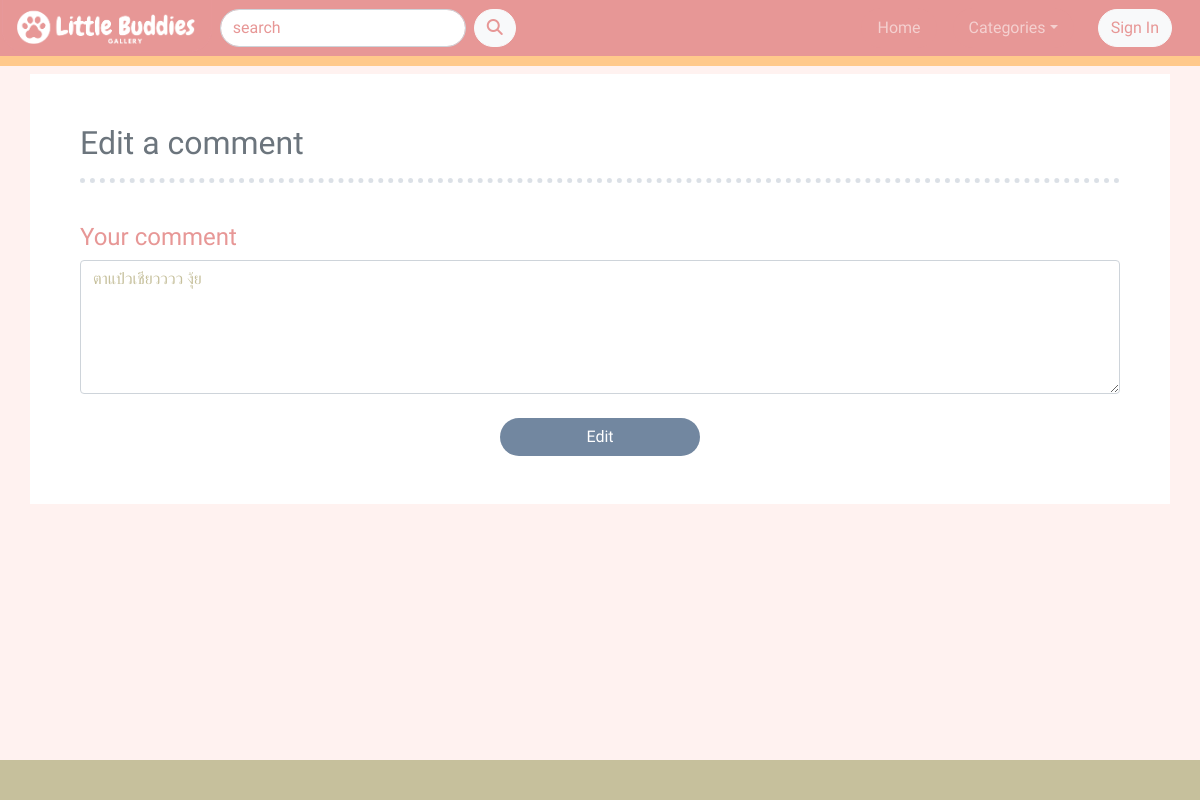
Before: /edit_comment.php?updateid=16 with the older database file.
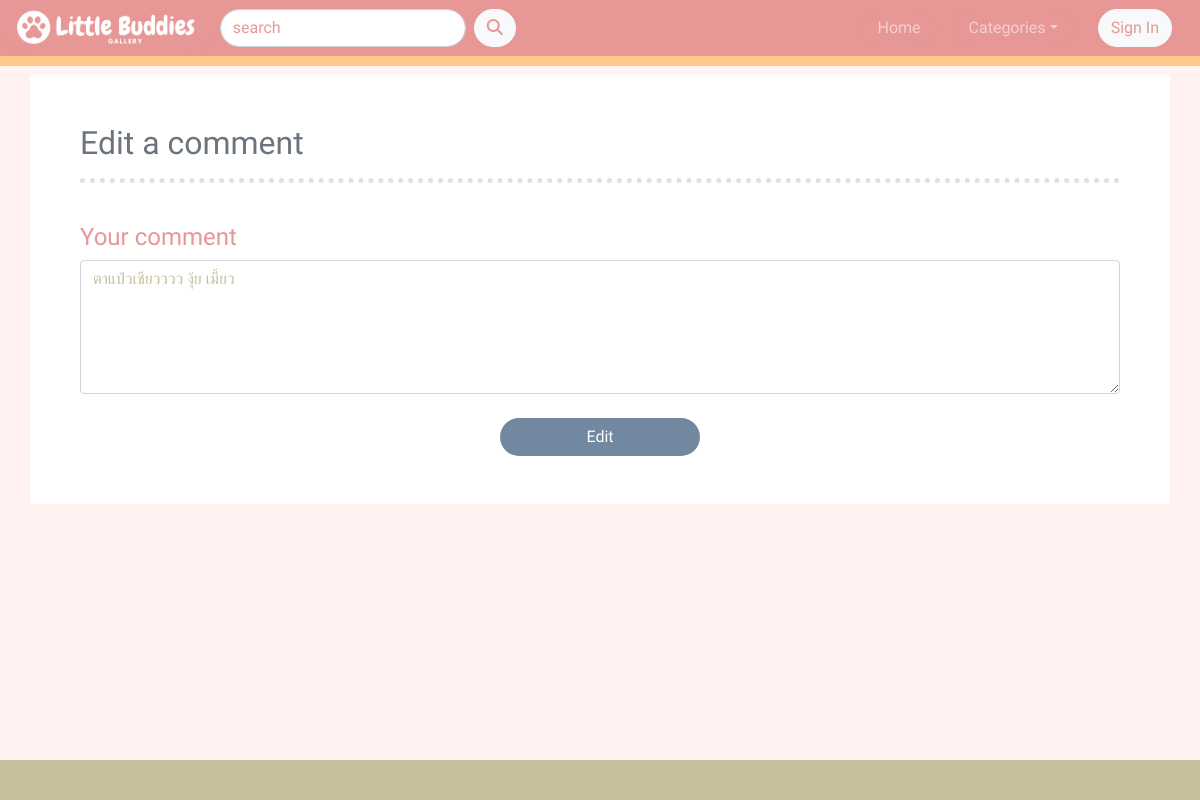
After: the same page with the newer database file.
### tables this page shows
CREATE TABLE `comments` (
  `comment_id` int(11) NOT NULL,
  `user_id` int(11) NOT NULL,
  `pet_id` int(11) NOT NULL,
  `comment` text NOT NULL,
  `date` date NOT NULL
);

### edit_comment.php (the view, shortened to what this page needs)
<?php
    include('server.php');
?>
<!DOCTYPE html>
<html lang="en">
<head>
    <link rel="stylesheet" href="https://cdn.jsdelivr.net/npm/@fortawesome/fontawesome-free@6.1.1/css/all.css">
    <link href="https://cdn.jsdelivr.net/npm/bootstrap@5.1.3/dist/css/bootstrap.min.css" rel="stylesheet">
    <link rel="stylesheet" href="styles.css">
</head>
<body>
    <nav class="navbar navbar-expand-sm navbar-dark navbar-bg-pink fixed-top">
        <div class="container-fluid">
            <a href="index.php" class="navbar-brand " style="margin: -20px 0px -13px -10px;"><img src="images/logo-nav.png" height="55px"></a>
            <div class="collapse navbar-collapse" id="navbarToggle">
                <form class="d-flex" action="search.php" method="GET">
                    <input class="form-control rounded-pill ms-2 me-2" placeholder="search" type="text" name="search">
                    <button class="btn btn-light rounded-pill text-pink" type="submit">
                        <i class="fa-solid fa-magnifying-glass"></i>
                    </button>
                  </form>
                <ul class="navbar-nav ms-auto d-flex align-items-center">
                    <li class="nav-item ">
                        <a href="index.php" class="nav-link rounded-pill ms-2 me-2 px-3">Home</a>
                    </li>
                    <li class="nav-item dropdown">
                        <a class="nav-link btn-pink2 dropdown-toggle rounded-pill ms-2 me-2 px-3" data-bs-toggle="dropdown">Categories</a>
                    </li>
                    <?php if( $_SESSION['logged_in']): ?>
                        <li class="nav-item dropdown">
                            <button class="btn btn-light rounded-pill text-pink ms-2 me-3 dropdown-toggle" data-bs-toggle="dropdown"><?php echo $_SESSION['username'];?></button>
                            <ul class="dropdown-menu dropdown-menu-end">
                                <h6 class="dropdown-header">email: <?php echo $_SESSION['email'];?><br>username: <?php echo $_SESSION['username'];?></h6>
                                <li><a href="edit_profile.php" class="dropdown-item text-secondary">Edit profile</a></li>
                                <?php if( $_SESSION['role']=='ADMIN'): ?>
                                    <li><a href="add_pet.php" class="dropdown-item text-secondary">Administer</a></li>
                                <?php endif; ?>
                                <li><a href="logout.php" class="dropdown-item text-secondary">Sign out</a></li>
                            </ul>
                        </li>
                    <?php else: ?>
                        <il class="nav-item">
                            <a href="sign_in.php"><button class="btn btn-light rounded-pill text-pink ms-3 me-3" type="button">Sign In</button></a>
                        </il>
                    <?php endif; ?>
                </ul>
            </div>
        </div>
    </nav>
    <?php
        $updateid = $_GET['updateid'];
        $sql = "SELECT * FROM comments WHERE comment_id = '$updateid'";
        $result = $conn->query($sql);
        $row = $result->fetch_assoc();
    ?>
    <div class="container"><h2 class="text-secondary">Edit a comment</h2><hr><br>
        <div class="col-sm-12">
            <form method = "post">
                <div class="form-group">
                    <h4 class="text-pink">Your comment</h4>
                    <textarea class="form-control text-green" rows="5" name="new_comment" maxlength="150"required><?php echo $row['comment'];?></textarea>
                </div>
                <br>
                <div class="col-sm-12 d-flex justify-content-center ">
                    <button class="btn btn-blue btn-long rounded-pill mb-5 " type="submit" name="edit_comment">Edit</button>
                </div>
            </form>
        </div>
    </div>
    <div class="footer footer-green fixed-bottom"></div>
</body>
</html>

Changed rows visible on the page:
changed comments: new_comment "ตาแป๋วเชียวววว งุ้ย" → "ตาแป๋วเชียวววว งุ้ย เมี้ยว"
